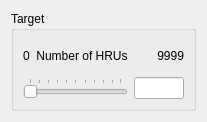
       <widget class="QWidget" name="page_3">
        <property name="sizePolicy">
         <sizepolicy hsizetype="Preferred" vsizetype="Preferred">
          <horstretch>0</horstretch>
          <verstretch>0</verstretch>
         </sizepolicy>
        </property>
        <layout class="QGridLayout" name="gridLayout_101">
         <item row="0" column="0">
          <widget class="QGroupBox" name="targetGroup">
           <property name="sizePolicy">
            <sizepolicy hsizetype="Preferred" vsizetype="Fixed">
             <horstretch>0</horstretch>
             <verstretch>0</verstretch>
            </sizepolicy>
           </property>
           <property name="minimumSize">
            <size>
             <width>0</width>
             <height>100</height>
            </size>
           </property>
           <property name="title">
            <string>Target</string>
           </property>
           <layout class="QGridLayout" name="gridLayout_17">
            <item row="0" column="0">
             <widget class="QLabel" name="targetMin">
              <property name="text">
               <string>0</string>
              </property>
              <property name="wordWrap">
               <bool>true</bool>
              </property>
             </widget>
            </item>
            <item row="0" column="1">
             <widget class="QLabel" name="targetLabel">
              <property name="sizePolicy">
               <sizepolicy hsizetype="Preferred" vsizetype="Preferred">
                <horstretch>0</horstretch>
                <verstretch>0</verstretch>
               </sizepolicy>
              </property>
              <property name="text">
               <string>Number of HRUs</string>
              </property>
              <property name="alignment">
               <set>Qt::AlignCenter</set>
              </property>
             </widget>
            </item>
            <item row="0" column="2">
             <widget class="QLabel" name="targetMax">
              <property name="text">
               <string>9999</string>
              </property>
              <property name="alignment">
               <set>Qt::AlignRight|Qt::AlignTrailing|Qt::AlignVCenter</set>
              </property>
             </widget>
            </item>
            <item row="1" column="0" colspan="2">
             <widget class="QSlider" name="targetSlider">
              <property name="orientation">
               <enum>Qt::Horizontal</enum>
              </property>
              <property name="tickPosition">
               <enum>QSlider::TicksAbove</enum>
              </property>
             </widget>
            </item>
            <item row="1" column="2">
             <widget class="QLineEdit" name="targetVal">
              <property name="sizePolicy">
               <sizepolicy hsizetype="Expanding" vsizetype="Fixed">
                <horstretch>0</horstretch>
                <verstretch>0</verstretch>
               </sizepolicy>
              </property>
              <property name="minimumSize">
               <size>
                <width>50</width>
                <height>0</height>
               </size>
              </property>
              <property name="maximumSize">
               <size>
                <width>50</width>
                <height>16777215</height>
               </size>
              </property>
              <property name="toolTip">
               <string>The target number of HRUs to be created.  The target is likely to be exceeded,
particularly when it is small or there are landuses being split or exempt from removal.</string>
              </property>
             </widget>
            </item>
           </layout>
          </widget>
         </item>
        </layout>
       </widget>
